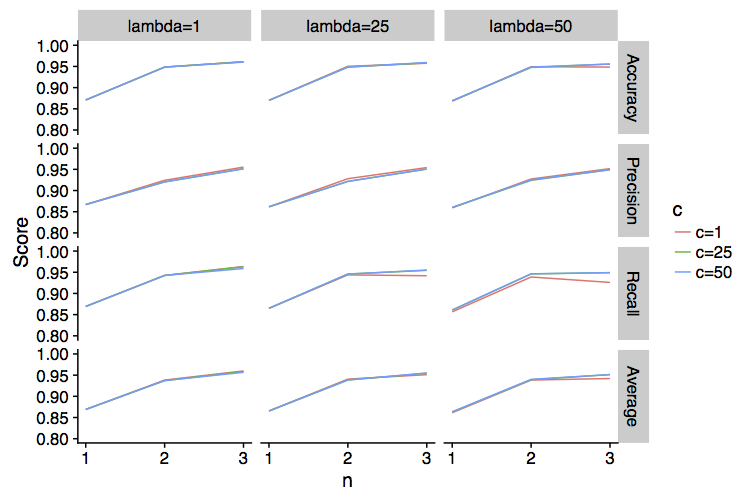

Source code (R):
#!/usr/bin/env Rscript

library(ggplot2)
library(reshape2)
library(tidyverse)
library(cowplot)
library(dplyr)

x = read.table("NaiveBayesClassifierOptim.csv", header = T, sep = "\t")

x %<>% dplyr::rename("Accuracy" = test_accuracy,
                     "Precision" = test_precision,
                     "Recall" = test_recall,
                     "Average" = test_average)

xx = data.frame("idx" = 1:nrow(x), x[5:8]) #%>% melt(key = "metric", value = "score")
xx = cbind(idx = xx[, 1], xx[, -1] %>% melt) %>% dplyr::select(idx, "metric" = variable, "score" = value)
yy = data.frame("idx" = 1:nrow(x), x[1:3])

z = yy %>% left_join(xx) %>% dplyr::select(-idx)
z$metric = factor(z$metric, levels = c("Accuracy", "Precision", "Recall", "Average"))
z$lam = paste0("lambda=", z$lam)
z$c = paste0("c=", z$c)
z$n = z$n 

print("stil lgood")

gg = ggplot(data = z,
            mapping = aes(x = n,
                          y = score,
                          color = c))
gg = gg + geom_line()
gg = gg + facet_grid(metric ~ lam)
gg = gg + scale_y_continuous(limits = c(.8, 1))
gg = gg + scale_x_continuous(breaks = 1:3)
gg = gg + ylab("Score")
gg = gg + xlab("n")
#gg = gg + geom_segment(mapping = aes(x = 1, xend = 3,
#                                     y = max_score, yend = max_score),
#                       data = z %>% group_by(metric, lam, x) %>% summarize(max_score = max(score)), linetype="dotted")
#gg = gg + xlab(expression(lambda))

pdf("NaiveBayesClassifierOptimPlot.pdf", width = 7.5, height = 5)
print(gg)
dev.off()

# part2

nof = x[,1:4][,-2] %>% unique
nof$c = paste0("c=", nof$c)

gg = ggplot(data = nof,
            mapping = aes(x = n,
                          y = number_of_features))
gg = gg + geom_line()
gg = gg + facet_wrap( ~ c)
gg = gg + scale_x_continuous(breaks = 1:3)
gg = gg + ylab("Number of Features")
gg = gg + xlab("n")

pdf("NaiveBayesClassifierOptimPlot_numFeatures.pdf", width = 7.5, height = 2.5)
print(gg)
dev.off()
